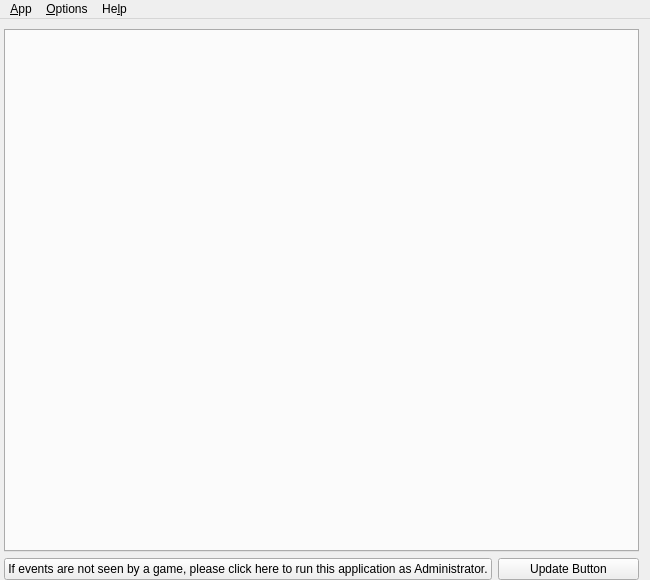
<?xml version="1.0" encoding="UTF-8"?>
<ui version="4.0">
 <class>MainWindow</class>
 <widget class="QMainWindow" name="MainWindow">
  <property name="windowModality">
   <enum>Qt::WindowModal</enum>
  </property>
  <property name="geometry">
   <rect>
    <x>0</x>
    <y>0</y>
    <width>650</width>
    <height>580</height>
   </rect>
  </property>
  <property name="minimumSize">
   <size>
    <width>650</width>
    <height>0</height>
   </size>
  </property>
  <property name="windowTitle">
   <string>AntiMicroX</string>
  </property>
  <property name="windowIcon">
   <iconset theme="io.github.antimicrox.antimicrox">
    <normaloff>.</normaloff>.</iconset>
  </property>
  <property name="styleSheet">
   <string notr="true">FlashButtonWidget[isflashing=&quot;true&quot;] {
    background-color: rgb(0, 0, 255);
	color: rgb(205, 197, 191);
}
QPushButton#setPushButton1[setActive=&quot;false&quot;], QPushButton#setPushButton2[setActive=&quot;false&quot;], QPushButton#setPushButton3[setActive=&quot;false&quot;], QPushButton#setPushButton4[setActive=&quot;false&quot;], QPushButton#setPushButton5[setActive=&quot;false&quot;], QPushButton#setPushButton6[setActive=&quot;false&quot;], QPushButton#setPushButton7[setActive=&quot;false&quot;], QPushButton#setPushButton8[setActive=&quot;false&quot;] {
	background-color: rgb(190, 190, 190);
}

QStackedWidget#stackedWidget{
    padding-top: 10px; } QPushButton#namesPushButton[isDisplayingNames=&quot;true&quot;] {
	background-color: rgb(192, 255, 192);
}</string>
  </property>
  <widget class="QWidget" name="centralWidget">
   <layout class="QVBoxLayout" name="verticalLayout">
    <property name="leftMargin">
     <number>4</number>
    </property>
    <property name="topMargin">
     <number>0</number>
    </property>
    <property name="bottomMargin">
     <number>0</number>
    </property>
    <item>
     <widget class="QStackedWidget" name="stackedWidget">
      <property name="sizePolicy">
       <sizepolicy hsizetype="Preferred" vsizetype="Preferred">
        <horstretch>0</horstretch>
        <verstretch>0</verstretch>
       </sizepolicy>
      </property>
      <property name="frameShape">
       <enum>QFrame::NoFrame</enum>
      </property>
      <property name="frameShadow">
       <enum>QFrame::Plain</enum>
      </property>
      <property name="lineWidth">
       <number>1</number>
      </property>
      <property name="currentIndex">
       <number>1</number>
      </property>
      <widget class="QWidget" name="page1">
       <layout class="QVBoxLayout" name="verticalLayout_2">
        <item>
         <widget class="QLabel" name="label">
          <property name="text">
           <string>No Joysticks have been found.
 Please plug in a joystick and then choose the &quot;Update Joysticks&quot; option in the main menu</string>
          </property>
          <property name="scaledContents">
           <bool>true</bool>
          </property>
          <property name="alignment">
           <set>Qt::AlignCenter</set>
          </property>
          <property name="wordWrap">
           <bool>true</bool>
          </property>
         </widget>
        </item>
       </layout>
      </widget>
      <widget class="QWidget" name="joystick_tabs">
       <property name="sizePolicy">
        <sizepolicy hsizetype="Preferred" vsizetype="Preferred">
         <horstretch>0</horstretch>
         <verstretch>0</verstretch>
        </sizepolicy>
       </property>
       <layout class="QVBoxLayout" name="verticalLayout_3">
        <property name="leftMargin">
         <number>0</number>
        </property>
        <property name="topMargin">
         <number>0</number>
        </property>
        <property name="rightMargin">
         <number>0</number>
        </property>
        <property name="bottomMargin">
         <number>0</number>
        </property>
        <item>
         <widget class="JoyTabWidgetContainer" name="tabWidget">
          <property name="enabled">
           <bool>true</bool>
          </property>
          <property name="sizePolicy">
           <sizepolicy hsizetype="Preferred" vsizetype="Preferred">
            <horstretch>0</horstretch>
            <verstretch>0</verstretch>
           </sizepolicy>
          </property>
          <property name="layoutDirection">
           <enum>Qt::LeftToRight</enum>
          </property>
          <property name="tabPosition">
           <enum>QTabWidget::North</enum>
          </property>
          <property name="tabShape">
           <enum>QTabWidget::Rounded</enum>
          </property>
          <property name="currentIndex">
           <number>-1</number>
          </property>
          <property name="usesScrollButtons">
           <bool>true</bool>
          </property>
          <property name="documentMode">
           <bool>false</bool>
          </property>
          <property name="tabsClosable">
           <bool>false</bool>
          </property>
          <property name="movable">
           <bool>false</bool>
          </property>
         </widget>
        </item>
       </layout>
      </widget>
     </widget>
    </item>
    <item>
     <layout class="QHBoxLayout" name="bottombuttonslayout">
      <item>
       <widget class="QPushButton" name="uacPushButton">
        <property name="sizePolicy">
         <sizepolicy hsizetype="Minimum" vsizetype="Fixed">
          <horstretch>1</horstretch>
          <verstretch>0</verstretch>
         </sizepolicy>
        </property>
        <property name="text">
         <string>If events are not seen by a game, please click here to run this application as Administrator.</string>
        </property>
        <property name="autoDefault">
         <bool>false</bool>
        </property>
        <property name="default">
         <bool>false</bool>
        </property>
        <property name="flat">
         <bool>false</bool>
        </property>
       </widget>
      </item>
      <item>
       <widget class="QPushButton" name="updateButton">
        <property name="sizePolicy">
         <sizepolicy hsizetype="Minimum" vsizetype="Fixed">
          <horstretch>1</horstretch>
          <verstretch>0</verstretch>
         </sizepolicy>
        </property>
        <property name="text">
         <string>Update Button</string>
        </property>
        <property name="autoDefault">
         <bool>false</bool>
        </property>
        <property name="default">
         <bool>false</bool>
        </property>
        <property name="flat">
         <bool>false</bool>
        </property>
       </widget>
      </item>
     </layout>
    </item>
   </layout>
  </widget>
  <widget class="QMenuBar" name="menuBar">
   <property name="geometry">
    <rect>
     <x>0</x>
     <y>0</y>
     <width>650</width>
     <height>24</height>
    </rect>
   </property>
   <widget class="QMenu" name="menuQuit">
    <property name="title">
     <string>&amp;App</string>
    </property>
    <addaction name="actionHide"/>
    <addaction name="actionQuit"/>
   </widget>
   <widget class="QMenu" name="menuOptions">
    <property name="title">
     <string>&amp;Options</string>
    </property>
    <addaction name="actionProperties"/>
    <addaction name="actionKeyValue"/>
    <addaction name="actionGameController_Mapping"/>
    <addaction name="actionSensorCalibration"/>
    <addaction name="actionStick_Pad_Assign"/>
    <addaction name="actionOptions"/>
    <addaction name="actionUpdate_Joysticks"/>
   </widget>
   <widget class="QMenu" name="menuHelp">
    <property name="title">
     <string>He&amp;lp</string>
    </property>
    <addaction name="actionGitHubPage"/>
    <addaction name="actionIssues"/>
    <addaction name="actionWiki"/>
    <addaction name="separator"/>
    <addaction name="actionAbout"/>
    <addaction name="actionAbout_Qt"/>
   </widget>
   <addaction name="menuQuit"/>
   <addaction name="menuOptions"/>
   <addaction name="menuHelp"/>
  </widget>
  <action name="actionQuit">
   <property name="icon">
    <iconset theme="application_exit" resource="../resources.qrc">
     <normaloff>:/images/actions/application_exit.png</normaloff>:/images/actions/application_exit.png</iconset>
   </property>
   <property name="text">
    <string>&amp;Quit</string>
   </property>
   <property name="shortcut">
    <string>Ctrl+Q</string>
   </property>
  </action>
  <action name="actionUpdate_Joysticks">
   <property name="enabled">
    <bool>true</bool>
   </property>
   <property name="icon">
    <iconset theme="view_refresh" resource="../resources.qrc">
     <normaloff>:/images/actions/view_refresh.png</normaloff>:/images/actions/view_refresh.png</iconset>
   </property>
   <property name="text">
    <string>&amp;Update Joysticks</string>
   </property>
   <property name="shortcut">
    <string>Ctrl+U</string>
   </property>
  </action>
  <action name="actionHide">
   <property name="icon">
    <iconset theme="view_restore" resource="../resources.qrc">
     <normaloff>:/images/actions/view_restore.png</normaloff>:/images/actions/view_restore.png</iconset>
   </property>
   <property name="text">
    <string>&amp;Hide</string>
   </property>
   <property name="shortcut">
    <string>Ctrl+H</string>
   </property>
  </action>
  <action name="actionAbout">
   <property name="icon">
    <iconset theme="about_antimicrox" resource="../resources.qrc">
     <normaloff>:/images/actions/about_antimicrox.png</normaloff>:/images/actions/about_antimicrox.png</iconset>
   </property>
   <property name="text">
    <string>&amp;About</string>
   </property>
   <property name="shortcut">
    <string>Ctrl+A</string>
   </property>
  </action>
  <action name="actionAbout_Qt">
   <property name="icon">
    <iconset theme="about_qt" resource="../resources.qrc">
     <normaloff>:/images/actions/about_qt.png</normaloff>:/images/actions/about_qt.png</iconset>
   </property>
   <property name="text">
    <string>About &amp;Qt</string>
   </property>
   <property name="shortcut">
    <string>Ctrl+T</string>
   </property>
  </action>
  <action name="actionProperties">
   <property name="icon">
    <iconset theme="sliders" resource="../resources.qrc">
     <normaloff>:/images/actions/sliders.png</normaloff>:/images/actions/sliders.png</iconset>
   </property>
   <property name="text">
    <string>&amp;Properties</string>
   </property>
   <property name="shortcut">
    <string>Ctrl+P</string>
   </property>
  </action>
  <action name="actionKeyValue">
   <property name="icon">
    <iconset theme="key_checker" resource="../resources.qrc">
     <normaloff>:/images/actions/key_checker.png</normaloff>:/images/actions/key_checker.png</iconset>
   </property>
   <property name="text">
    <string>&amp;Key Checker</string>
   </property>
   <property name="shortcut">
    <string>Ctrl+K</string>
   </property>
  </action>
  <action name="actionHomePage">
   <property name="text">
    <string>Home Page</string>
   </property>
   <property name="shortcut">
    <string>Ctrl+H</string>
   </property>
  </action>
  <action name="actionGitHubPage">
   <property name="icon">
    <iconset theme="github_page" resource="../resources.qrc">
     <normaloff>:/images/actions/github_page.png</normaloff>:/images/actions/github_page.png</iconset>
   </property>
   <property name="text">
    <string>&amp;GitHub Page</string>
   </property>
   <property name="shortcut">
    <string>Ctrl+G</string>
   </property>
  </action>
  <action name="actionGameController_Mapping">
   <property name="icon">
    <iconset theme="map_controller" resource="../resources.qrc">
     <normaloff>:/images/actions/map_controller.png</normaloff>:/images/actions/map_controller.png</iconset>
   </property>
   <property name="text">
    <string>&amp;Game Controller Mapping</string>
   </property>
   <property name="shortcut">
    <string>Ctrl+M</string>
   </property>
  </action>
  <action name="actionOptions">
   <property name="icon">
    <iconset theme="settings" resource="../resources.qrc">
     <normaloff>:/images/actions/settings.png</normaloff>:/images/actions/settings.png</iconset>
   </property>
   <property name="text">
    <string>S&amp;ettings</string>
   </property>
   <property name="shortcut">
    <string>Ctrl+S</string>
   </property>
  </action>
  <action name="actionStick_Pad_Assign">
   <property name="icon">
    <iconset theme="stick_pad_assign" resource="../resources.qrc">
     <normaloff>:/images/actions/stick_pad_assign.png</normaloff>:/images/actions/stick_pad_assign.png</iconset>
   </property>
   <property name="text">
    <string>&amp;Stick/Pad Assign</string>
   </property>
   <property name="shortcut">
    <string>Ctrl+X</string>
   </property>
  </action>
  <action name="actionWiki">
   <property name="icon">
    <iconset theme="wiki" resource="../resources.qrc">
     <normaloff>:/images/actions/wiki.png</normaloff>:/images/actions/wiki.png</iconset>
   </property>
   <property name="text">
    <string>&amp;Wiki</string>
   </property>
   <property name="shortcut">
    <string>Ctrl+W</string>
   </property>
  </action>
  <action name="actionIssues">
   <property name="icon">
    <iconset theme="issues" resource="../resources.qrc">
     <normaloff>:/images/actions/issues.png</normaloff>:/images/actions/issues.png</iconset>
   </property>
   <property name="text">
    <string>&amp;Issues</string>
   </property>
   <property name="shortcut">
    <string>Ctrl+I</string>
   </property>
  </action>
  <action name="actionSensorCalibration">
   <property name="icon">
    <iconset theme="calibration" resource="../resources.qrc">
     <normaloff>:/images/actions/calibration.png</normaloff>:/images/actions/calibration.png</iconset>
   </property>
   <property name="text">
    <string>&amp;Calibration</string>
   </property>
   <property name="shortcut">
    <string>Ctrl+C</string>
   </property>
  </action>
 </widget>
 <layoutdefault spacing="6" margin="11"/>
 <customwidgets>
  <customwidget>
   <class>JoyTabWidgetContainer</class>
   <extends>QTabWidget</extends>
   <header>joytabwidgetcontainer.h</header>
   <container>1</container>
  </customwidget>
 </customwidgets>
 <resources>
  <include location="../resources.qrc"/>
 </resources>
 <connections>
  <connection>
   <sender>actionQuit</sender>
   <signal>triggered()</signal>
   <receiver>MainWindow</receiver>
   <slot>quitProgram()</slot>
   <hints>
    <hint type="sourcelabel">
     <x>-1</x>
     <y>-1</y>
    </hint>
    <hint type="destinationlabel">
     <x>199</x>
     <y>149</y>
    </hint>
   </hints>
  </connection>
  <connection>
   <sender>actionUpdate_Joysticks</sender>
   <signal>triggered()</signal>
   <receiver>MainWindow</receiver>
   <slot>startJoystickRefresh()</slot>
   <hints>
    <hint type="sourcelabel">
     <x>-1</x>
     <y>-1</y>
    </hint>
    <hint type="destinationlabel">
     <x>349</x>
     <y>262</y>
    </hint>
   </hints>
  </connection>
  <connection>
   <sender>actionHide</sender>
   <signal>triggered()</signal>
   <receiver>MainWindow</receiver>
   <slot>hideWindow()</slot>
   <hints>
    <hint type="sourcelabel">
     <x>-1</x>
     <y>-1</y>
    </hint>
    <hint type="destinationlabel">
     <x>349</x>
     <y>262</y>
    </hint>
   </hints>
  </connection>
  <connection>
   <sender>actionAbout</sender>
   <signal>triggered()</signal>
   <receiver>MainWindow</receiver>
   <slot>openAboutDialog()</slot>
   <hints>
    <hint type="sourcelabel">
     <x>-1</x>
     <y>-1</y>
    </hint>
    <hint type="destinationlabel">
     <x>349</x>
     <y>262</y>
    </hint>
   </hints>
  </connection>
  <connection>
   <sender>actionStick_Pad_Assign</sender>
   <signal>triggered()</signal>
   <receiver>MainWindow</receiver>
   <slot>showStickAssignmentDialog()</slot>
   <hints>
    <hint type="sourcelabel">
     <x>-1</x>
     <y>-1</y>
    </hint>
    <hint type="destinationlabel">
     <x>324</x>
     <y>289</y>
    </hint>
   </hints>
  </connection>
 </connections>
 <slots>
  <slot>startJoystickRefresh()</slot>
  <slot>hideWindow()</slot>
  <slot>openAboutDialog()</slot>
  <slot>quitProgram()</slot>
  <slot>showStickAssignmentDialog()</slot>
 </slots>
</ui>
